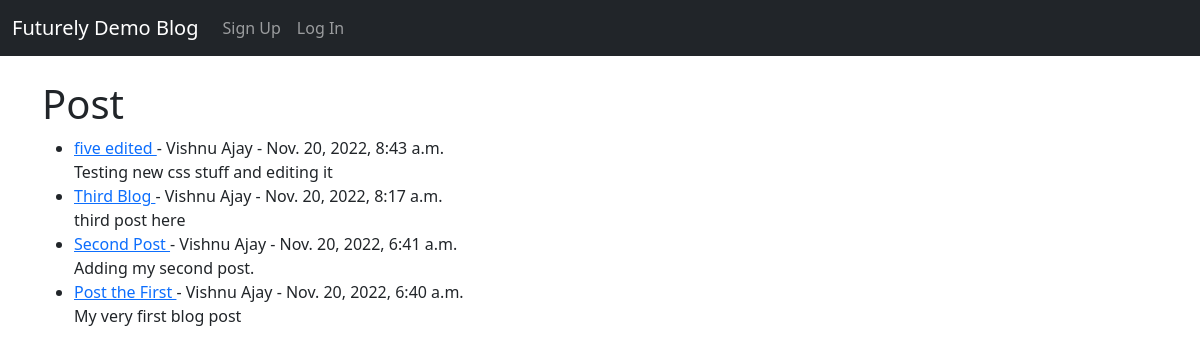
The app's page /, older data.
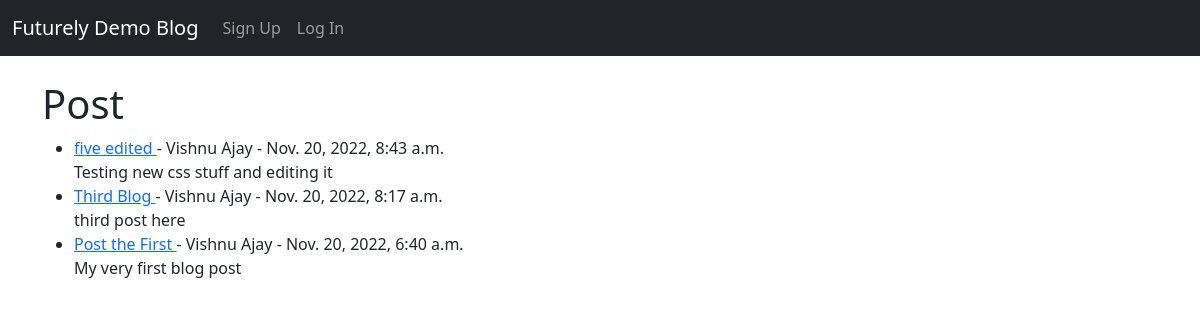
The same page, newer data.
### newBlog/models.py (models this page shows, shortened)
class Post(models.Model):
    title = models.CharField(max_length=255)
    title_tag = models.CharField(max_length=255)
    content = models.TextField()
    date_posted = models.DateTimeField(auto_now_add=True)
    author = models.ForeignKey(User, on_delete=models.CASCADE)
    likes = models.ManyToManyField(User, related_name='blog_posts')

### newBlog/views.py (the view)
# urls.py: path('', HomeView.as_view(), name='home'),
class HomeView(ListView):
    model = Post
    template_name = 'home.html'
    ordering = ['-date_posted']

### newBlog/templates/home.html (shortened to what this page needs)
{% extends 'base.html' %}
{% block content %}
<h1> Post </h1>
<ul>
    {% for post in object_list %}
        <li>
            <a href="{% url 'article-detail' post.pk %}">{{ post.title }} </a>
            - {{ post.author.first_name }} {{ post.author.last_name}} - {{post.date_posted}}
            <br/>
            {{ post.content|slice:":500" }}
        </li>
    {%endfor%}
</ul>
{% endblock %}

Row changes from the older to the newer data that the page shows:
removed Post: title "Second Post", author.first_name "Vishnu", author.last_name "Ajay", date_posted "Nov. 20, 2022, 6:41 a.m.", content "Adding my second post."
